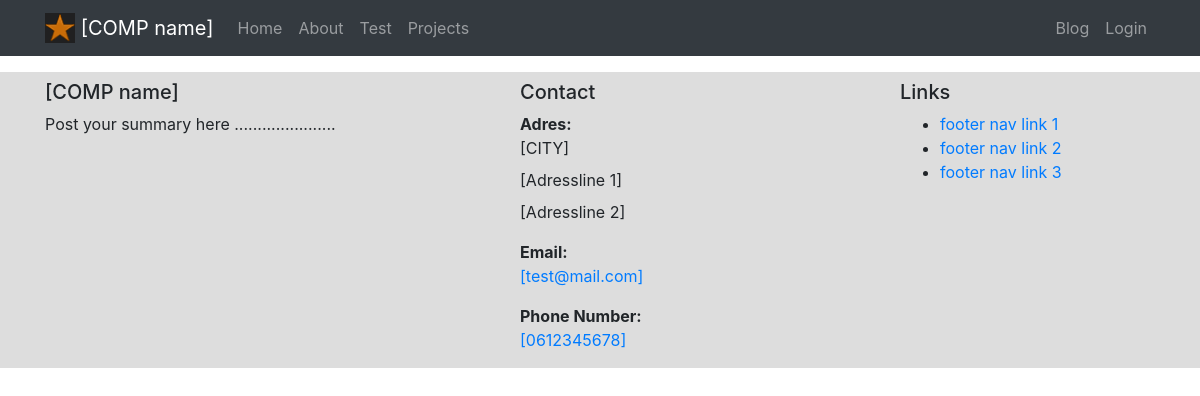
/web/blog/, run on an earlier commit of the app's database.
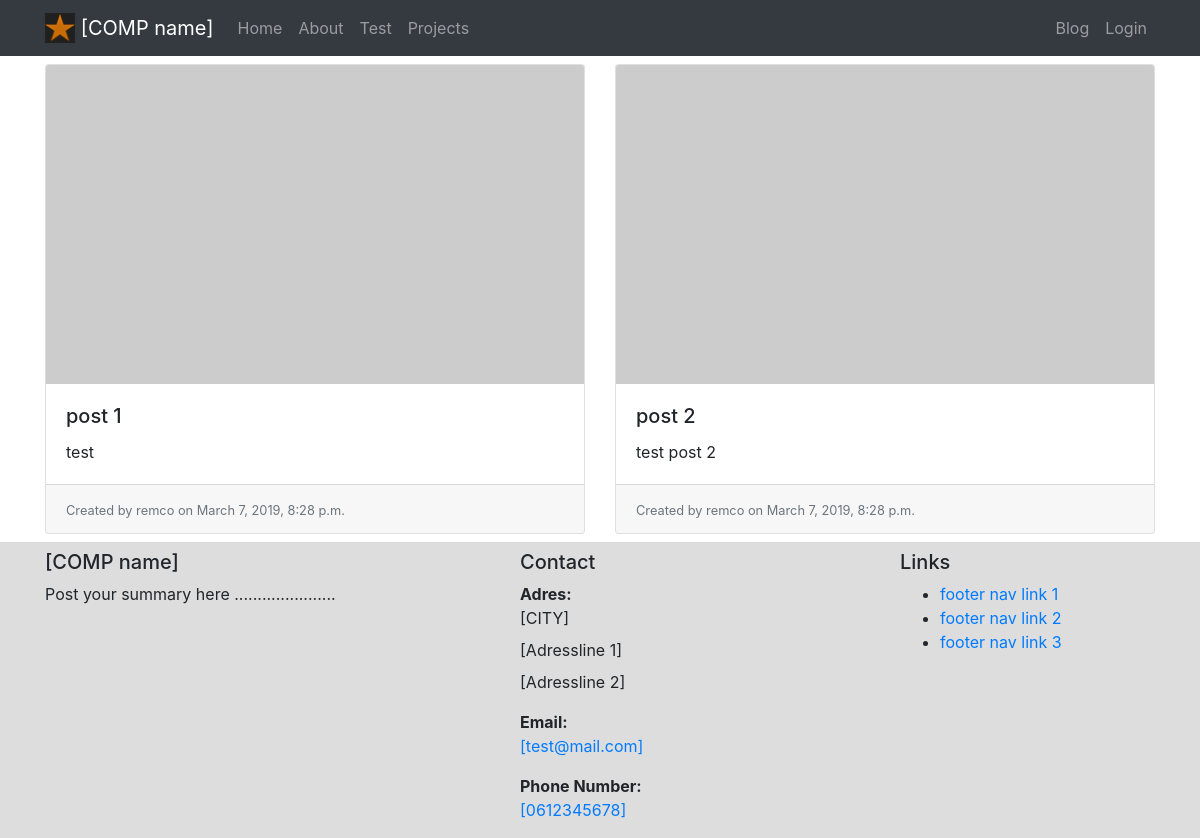
And on a later commit of the database.
### website/models.py (models this page shows, shortened)
class BlogPost(models.Model):
    title = models.CharField(max_length=100)
    slug = models.SlugField()
    background_image = models.ImageField(upload_to='blogpost_bg_images/%Y/', max_length=255, null=True, blank=True,
                                validators=[FileExtensionValidator(allowed_extensions=['jpg', 'png', 'jpeg', 'gif'])])
    content = models.TextField()
    author = models.ForeignKey(User, on_delete=models.CASCADE)
    date = models.DateTimeField(default=datetime.now,blank=True)

### website/views.py (the view)
# urls.py: path('web/blog/', views.Blog, name='blogposts'),
def Blog(request):
    context = {
        'blog_posts': BlogPost.objects.all(),
        'title': 'Blog',
    }
    return render(request, "website/blog_posts.html", context)

### website/processors.py (called while the page is built)
def COMPdata(request):
    COMP_data = {
        'name' : f"{COMP_NAME}",
        'phone' : f"{COMP_PHONE}",
        'email' : f"{COMP_EMAIL}",
        'city' : f"{CITY}",
        'adres1' : f"{ADDRESS_LINE_1}",
        'adres2' : f"{ADDRESS_LINE_2}",
        'summary' : f"{SUMMARY}",
        }
    return {'COMP': COMP_data}

### templates/website/blog_posts.html
{% extends "base.html" %}
{% block content %}
<div class="card-deck">
    {% for blog_post in blog_posts %}
      <div class="card">
        <img class="card-img-top" src="https://via.placeholder.com/304x180" alt="Card image cap">
        <div class="card-body">
          <h5 class="card-title">{{ blog_post.title }}</h5>
          <p class="card-text">{{ blog_post.content }}</p>
        </div>
        <div class="card-footer">
          <small class="text-muted">Created by {{ blog_post.author }} on {{ blog_post.date }}</small>
        </div>
      </div>
    {% endfor %}
</div>
{% endblock %}

### templates/base.html (shortened to what this page needs)
{% load static %}
<!DOCTYPE html>
<html lang="en" dir="ltr">
    <head>
        <link href="https://stackpath.bootstrapcdn.com/bootstrap/4.3.1/css/bootstrap.min.css" rel="stylesheet">
        <link rel="stylesheet" href="{% static 'css/base.css' %}">
    </head>
    <body>
        {% include "partials/menu.html" %}
        <div class="container">
            {% block content %}
            {% endblock content %}
        </div>
        {% include "partials/footer.html" %}
    </body>
</html>

### templates/partials/menu.html (shortened to what this page needs)
{% load staticfiles %}
<header id="header" class="mb-2">
    <nav class="navbar navbar-expand-lg navbar-dark bg-dark">
        <div class="container">
            <a class="navbar-brand" href="{% url 'home' %}">
                <img src="{% static 'images/favicon.ico' %}" width="30" height="30" class="d-inline-block align-top" alt="">
                {{ COMP.name}}
            </a>
            <div class="collapse navbar-collapse" id="MainMenu">
                <ul class="navbar-nav mr-auto mt-2 mt-lg-0">
                    <li class="nav-item"><a class="nav-link" href="{% url 'home' %}">Home</a></li>
                    <li class="nav-item"><a class="nav-link" href="/over-mij">About</a></li>
                    <li class="nav-item"><a class="nav-link" href="/test">Test</a></li>
                    <li class="nav-item"><a class="nav-link" href="{% url 'projects' %}">Projects</a></li>
                </ul>
                <form class="form-inline my-2 my-lg-0">
                    <ul class="navbar-nav mr-auto mt-2 mt-lg-0">
                        <li class="nav-item"><a class="nav-link" href="{% url 'blogposts' %}">Blog</a></li>
                        {% if user.is_authenticated %}
                        <li class="nav-item dropdown">
                          <a class="nav-link dropdown-toggle" data-toggle="dropdown" href="#" role="button" aria-haspopup="true" aria-expanded="false">Account</a>
                          <div class="dropdown-menu">
                            <a class="dropdown-item" href="{% url 'account_profile' %}">Profile</a>
                            <a class="dropdown-item" href="{% url 'password_change' %}">Password change</a>
                            <div class="dropdown-divider"></div>
                            <a class="dropdown-item" href="/admin" target="_blank">Backend</a>
                          </div>
                        </li>
                            <a class="nav-item nav-link" href="{% url 'logout' %}">Logout</a>
                        {% else %}
                            <a class="nav-item nav-link" href="{% url 'login' %}">Login</a>
                        {% endif %}
                    </ul>
                </form>
            </div>
        </div>
    </nav>
</header>

### templates/partials/footer.html
{% load staticfiles %}
<footer class="pt-2 mt-2">
    <div class="container">
        <div class="row row-30">
            <div class="col-md-4 col-xl-5">
                <div class="pr-xl-4">
                    <h5>{{ COMP.name}}</h5>
                    <p>{{COMP.summary}}</p>
                </div>
            </div>
            <div class="col-md-4">
                <h5>Contact</h5>
                <dl class="contact-list">
                    <dt>Adres:</dt>
                    <dd>{{COMP.city}}</dd>
                    <dd>{{COMP.adres1}}</dd>
                    <dd>{{COMP.adres2}}</dd>
                </dl>
                <dl class="contact-list">
                    <dt>Email:</dt>
                    <dd><a href="mailto:{{ COMP.email }}">{{ COMP.email }}</a></dd>
                </dl>
                <dl class="contact-list">
                    <dt>Phone Number:</dt>
                    <dd><a href="tel:#">{{ COMP.phone }}</a>
                    </dd>
                </dl>
            </div>
            <div class="col-md-4 col-xl-3">
                <h5>Links</h5>
                <ul class="nav-list">
                    <li><a href="#">footer nav link 1</a></li>
                    <li><a href="#">footer nav link 2</a></li>
                    <li><a href="#">footer nav link 3</a></li>
                </ul>
            </div>
        </div>
    </div>
</footer>

### static_in_env/css/base.css (style rules this page uses)
footer { background: #ddd; }

What changed in the data, as far as the page shows it:
added BlogPost: title "post 1", content "test", author "remco", date "March 7, 2019, 8:28 p.m."
added BlogPost: title "post 2", content "test post 2", author "remco", date "March 7, 2019, 8:28 p.m."
